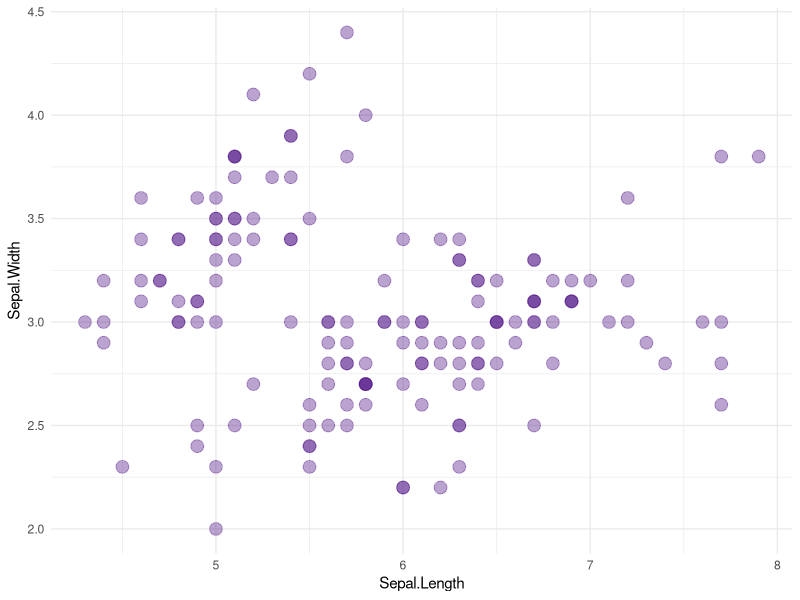
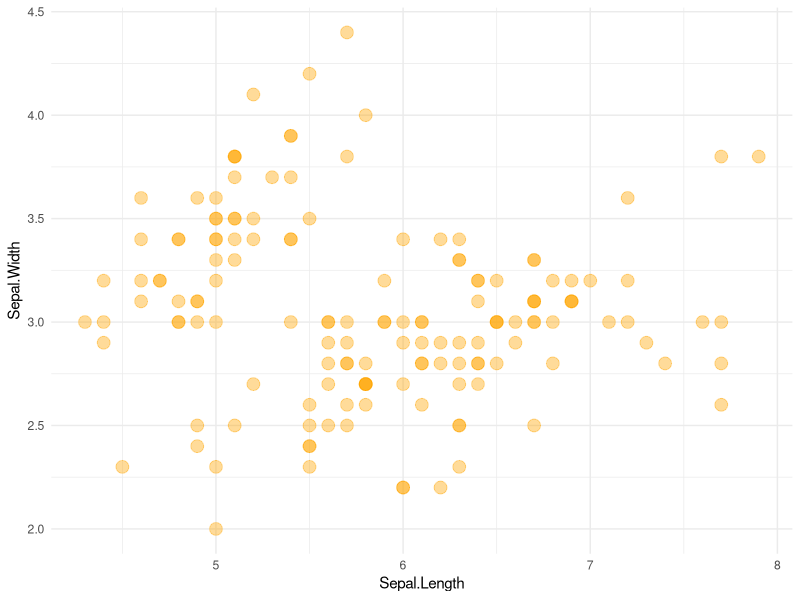

These charts were generated, in order, by the following R code:
## ---- chunk 1
library(ggplot2)

iris |> 
  ggplot() +
  aes(x = Sepal.Length, y = Sepal.Width) +
  geom_point(color = "purple4", alpha = 0.4, size = 4) +
  theme_minimal()
## ---- chunk 2
#| echo: fenced
#| message: false
#| warning: false

iris |> 
  ggplot() +
  aes(x = Sepal.Length, y = Sepal.Width) +
  geom_point(color = "orange", alpha = 0.4, size = 4) +
  theme_minimal()
